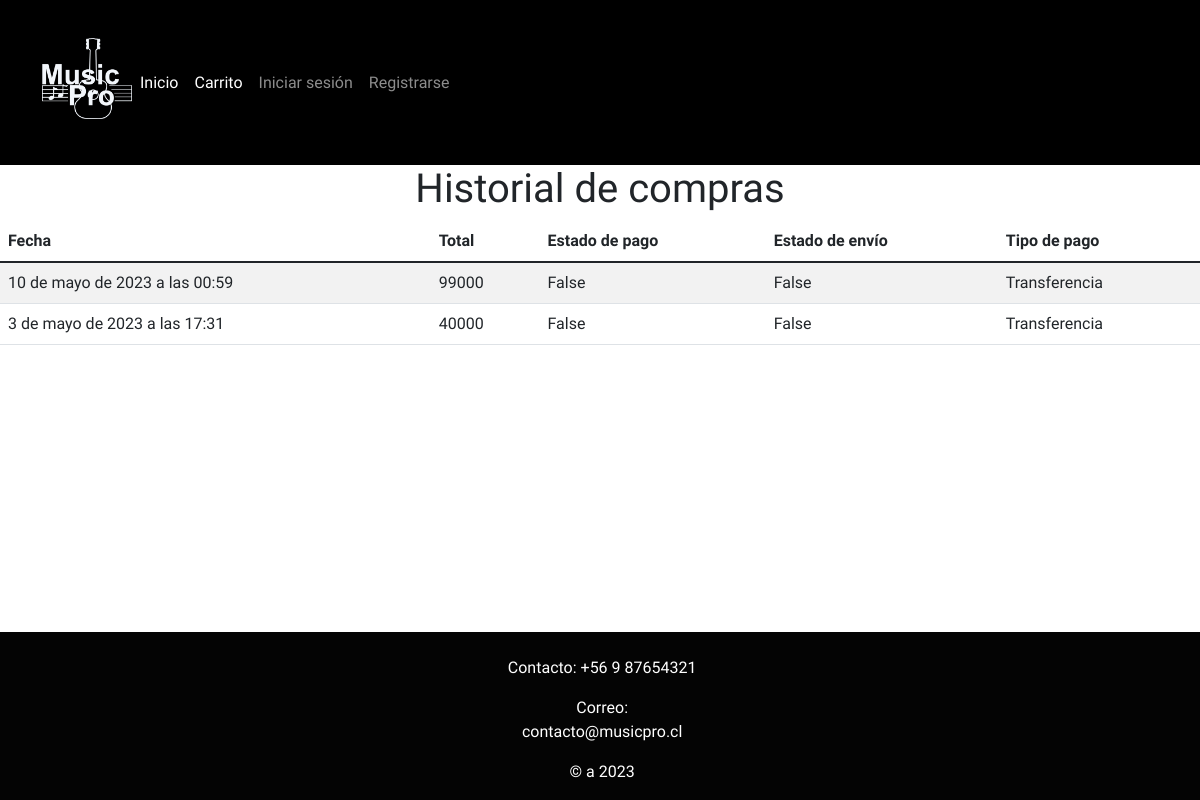
Page /historial on the earlier database version.
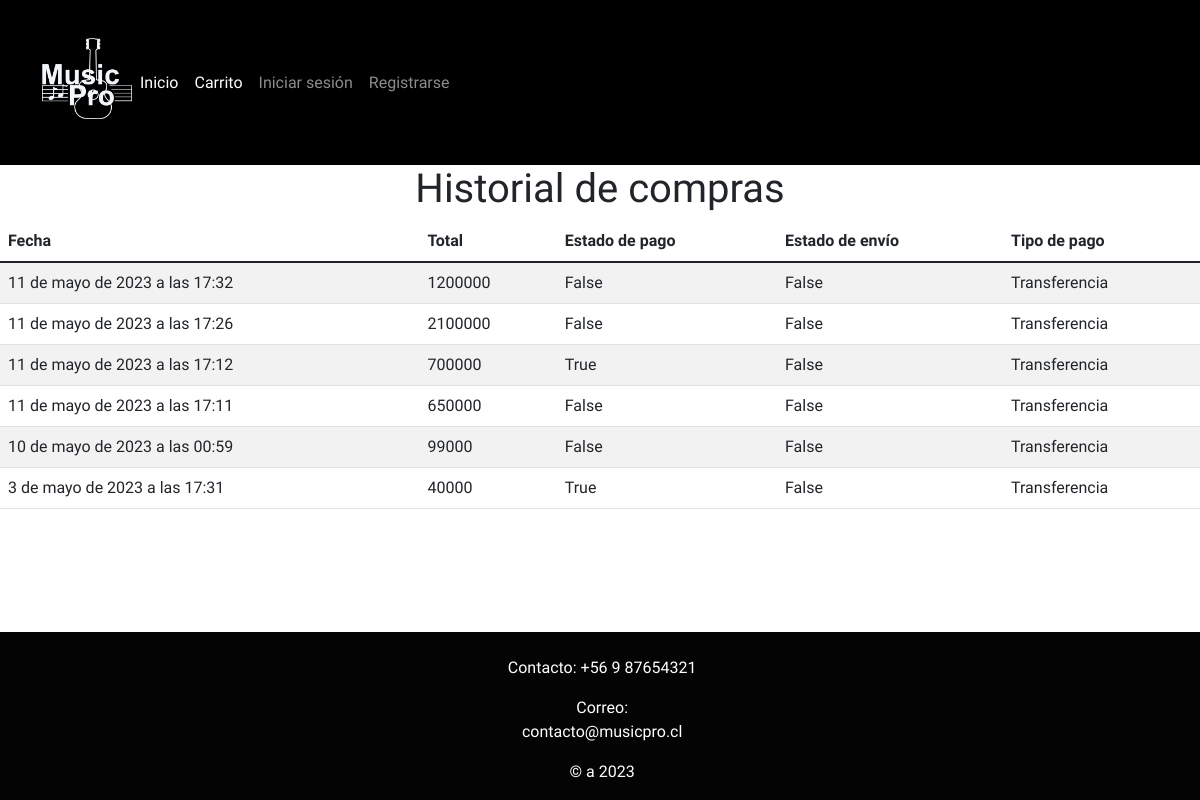
Same page on the later database version.
### core/models.py (models this page shows)
class Historial(models.Model):
    fecha = models.DateTimeField(auto_now_add=True)
    total = models.IntegerField(default=0)
    estadoPago = models.BooleanField(default=False)
    estadoEnvio = models.BooleanField(default=False)
    OPCION_1 = 'Transferencia'
    OPCION_2 = 'Transbank'
    OPCIONES_TIPO_PAGO = [
        (True, OPCION_1),
        (False, OPCION_2),
    ]
    tipoPago = models.BooleanField(choices=OPCIONES_TIPO_PAGO, default=False)
    TIPO_1 = 'Logueado'
    TIPO_2 = 'Invitado'
    OPCIONES_TIPO_USUARIO = [
        (True, TIPO_1),
        (False, TIPO_2),
    ]
    tipoUsuario = models.BooleanField(choices=OPCIONES_TIPO_USUARIO, null=False,  default=False)
    email = models.EmailField(null=False, default='')

### core/views.py (the view)
# urls.py: path('historial', historial, name="historial"),
def historial(request):
    compras = Historial.objects.all().order_by('-fecha')
    return render(request, 'core/historial.html', {'compras': compras})

### core/context_processor.py (called while the page is built)
def total_carrito(request):
    total = 0
    if 'carrito' in request.session:
        for key, value in request.session["carrito"].items():
            total += int(value["acumulado"])
    return {"total_carrito":total}

### core/templates/core/historial.html (shortened to what this page needs)
{% extends "core/layout.html" %}
{% load static %}
{% block head %}
<link rel="stylesheet" href="{% static 'core/css/pago.css' %}">
{% endblock %}
{% block content %}
<h1>Historial de compras</h1>
<table class="table table-striped">
    <thead>
        <tr>
            <th>Fecha</th>
            <th>Total</th>
            <th>Estado de pago</th>
            <th>Estado de envío</th>
            <th>Tipo de pago</th>
        </tr>
    </thead>
    <tbody>
        {% for compra in compras %}
            <tr>
                <td>{{ compra.fecha }}</td>
                <td>{{ compra.total }}</td>
                <td>{{ compra.estadoPago }}</td>
                <td>{{ compra.estadoEnvio }}</td>
                <td>{{ compra.get_tipoPago_display }}</td>
            </tr>
        {% empty %}
            <tr>
                <td colspan="5">No se encontraron compras.</td>
            </tr>
        {% endfor %}
    </tbody>
</table>
{% endblock %}

### core/templates/core/layout.html (shortened to what this page needs)
{% load static %}
<!DOCTYPE html>
<html lang="es">
<head>
    <link rel="stylesheet" href="{% static 'core/css/layout.css' %}">
    <link href="https://cdn.jsdelivr.net/npm/bootstrap@5.1.3/dist/css/bootstrap.min.css" rel="stylesheet"
>
    {% block head %}{% endblock %}
</head>
<body class="d-flex flex-column align-items-center min-vh-100">
    <header style="min-width: 100%;">
        <nav class="navbar navbar-expand-lg navbar-dark ">
            <div class="container-fluid">
                <a href="{% url 'index' %}" ><img src="{% static 'core/img/logo_musicpro.png' %}" class="figure-img img-fluid" alt="logo" style=" width: 90px !important"></a>
                <div class="collapse navbar-collapse" id="navbarSupportedContent">
                    <ul class="navbar-nav me-auto mb-2 mb-lg-0" >
                        <li class="nav-item">
                            <a class="nav-link active" aria-current="page" href="{% url 'index' %}">Inicio</a>
                        </li>
                        <li class="nav-item">
                            <a class="nav-link active" href="{% url 'carrito' %}">Carrito</a>
                        </li>
                        {% if "email" in request.session %}
                        <li class="nav-item dropdown">
                            <a class="nav-link dropdown-toggle" href="#" role="button" data-bs-toggle="dropdown"
                                aria-expanded="false">
                                Mi Cuenta
                            </a>
                            <ul class="dropdown-menu">
                                {% if request.session.email == "ADMIN@gmail.com" %}
                                    <a class="dropdown-item" id="eliminarCuenta" href="{% url 'administrador' %}">Administrador</a>
                                {% endif %}
                                <li><a class="dropdown-item" href="{% url 'micuenta' %}">Perfil</a></li>
                                <li><a class="dropdown-item" href="{% url 'historial' %}">Historial</a></li>
                                <li><a class="dropdown-item" href="{% url 'cerrarSesion' %}">Cerrar Sesion</a></li>
                            </ul>
                        </li>
                        {% else %}
                        <li class="nav-item">
                            <a class="nav-link" href="{% url 'login' %}">Iniciar sesión</a>
                        </li>
                        <li class="nav-item">
                            <a class="nav-link" href="{% url 'registro' %}" >Registrarse</a>
                        </li>
                        {% endif %}
                    </ul>
                </div>
            </div>
        </nav>
    </header>
    {% block content %}
    {% endblock %}
    <footer class="mt-auto w-100">
        <div id="info">
            <p>Contacto: +56 9 87654321</p>
            <p>Correo: contacto@musicpro.cl</p>
            <p>© a 2023</p>
        </div>
    </footer>
</body>
</html>

### core/static/core/css/layout.css (style rules this page uses)
body { background-image: url("https://i.pinimg.com/564x/20/8b/9b/208b9ba35cebefbba9f945fb69f021ce.jpg"); background-repeat: no-repeat; background-position: center center; background-size: cover; background-attachment: fixed; }
* { padding: 0; margin: 0; font-family: 'Chakra Petch', sans-serif; }
header { background: black; color: rgb(255, 255, 255); display: flex; justify-content: space-between; padding: 30px; }
#logo_header>a,img { width: 80px }
body { background-color: #ffffff; background-color: #ffffff; }
footer { font-family: 'Chakra Petch', sans-serif; background: rgba(0, 0, 0, 0.986); font-size: 5px; color: white; display: flex; justify-content: center; text-align:center; padding-top: 2%; }
#info > p { margin-left: 2%; font-size: medium; }

### core/static/core/css/pago.css (style rules this page uses)
* { margin:0; padding: 0; }

Differences in the rows shown:
added Historial: fecha "11 de mayo de 2023 a las 17:32", total "1200000", estadoPago "False", estadoEnvio "False", tipoPago "Transferencia"
added Historial: fecha "11 de mayo de 2023 a las 17:26", total "2100000", estadoPago "False", estadoEnvio "False", tipoPago "Transferencia"
added Historial: fecha "11 de mayo de 2023 a las 17:12", total "700000", estadoPago "True", estadoEnvio "False", tipoPago "Transferencia"
added Historial: fecha "11 de mayo de 2023 a las 17:11", total "650000", estadoPago "False", estadoEnvio "False", tipoPago "Transferencia"
changed Historial "3 de mayo de 2023 a las 17:31": estadoPago "False" → "True"
